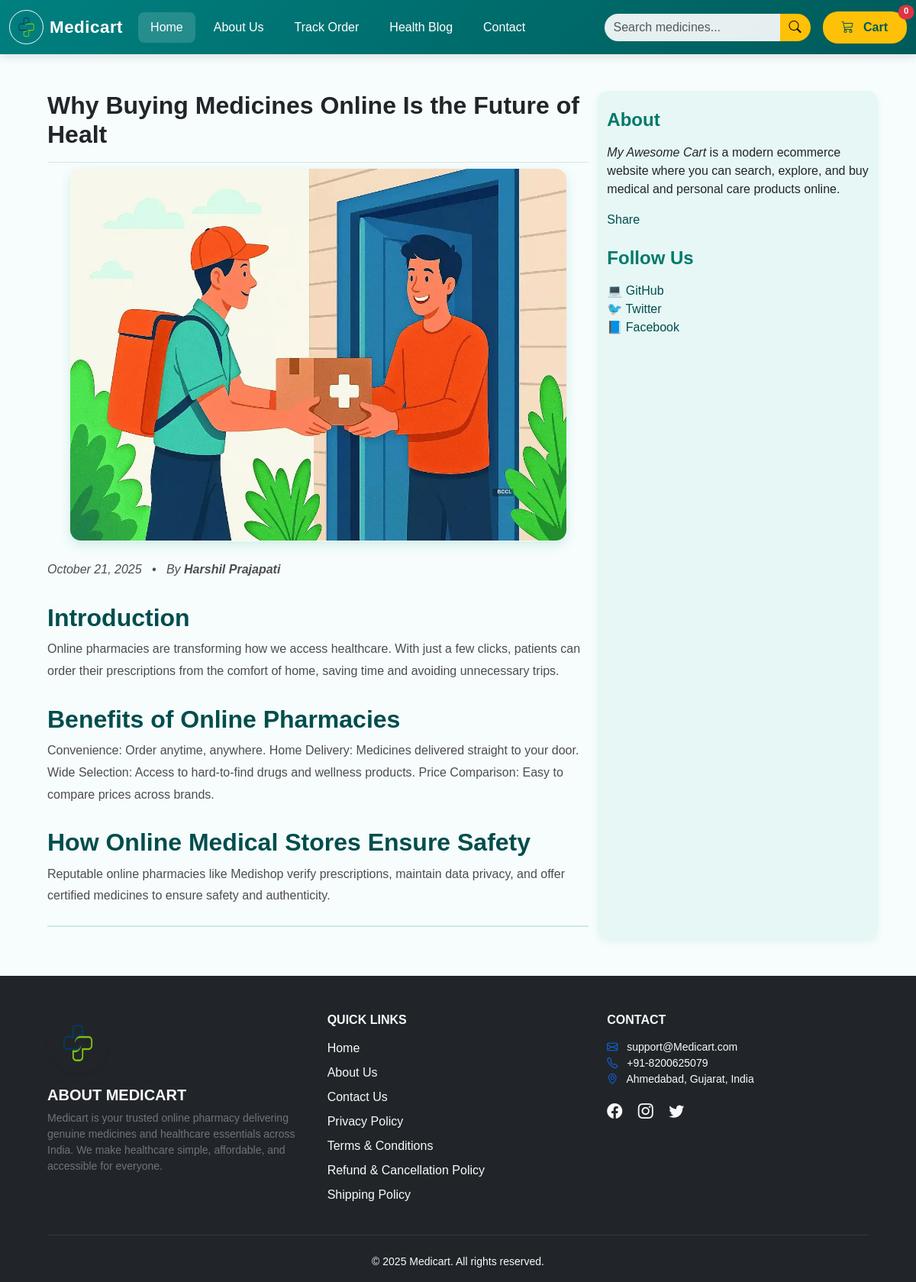
The app's page /blog/blogpost/2 with its own data.
### blog/models.py (models this page shows, shortened)
class Blogpost(models.Model):
    post_id = models.AutoField(primary_key=True)
    title = models.CharField(max_length=50)
    head0 = models.CharField(max_length=500, default="")
    chead0 = models.CharField(max_length=5000, default="")
    head1= models.CharField(max_length=500, default="")
    chead1= models.CharField(max_length=5000, default="")
    head2= models.CharField(max_length=500, default="")
    chead2= models.CharField(max_length=5000, default="")
    pub_date = models.DateField()
    thumbnail = models.ImageField(upload_to='store/images', default="")

### blog/views.py (the view)
# urls.py: path("blogpost/<int:myid>",views.blogpost,name="blogPost"),
def blogpost(request, myid=None):
    post = None
    if myid:
        try:
            post = Blogpost.objects.get(post_id=myid)
        except Blogpost.DoesNotExist:
            post = None
    return render(request, 'blog/blogpost.html', {'post': post})

### blog/templates/blog/blogpost.html (shortened to what this page needs)
{% extends 'blog/basic.html' %}
{% load static %}
{% block body %}
<link href="https://cdnjs.cloudflare.com/ajax/libs/aos/2.3.4/aos.css" rel="stylesheet">
<div class="container mt-5">
  <div class="row g-4">
    <div class="col-md-8 aos-item" data-aos="fade-right">
      <h2 class="pb-3 border-bottom fw-semibold text-teal">
        {{ post.title }}
      </h2>
      <div class="blog-post">
        {% if post.thumbnail %}
          <img src="/media/{{ post.thumbnail }}" alt="{{ post.title }}" data-aos="zoom-in">
        {% endif %}
        <p class="blog-post-meta" data-aos="fade-up">
          {{ post.pub_date|date:"F d, Y" }} &nbsp; • &nbsp; By <strong>Harshil Prajapati</strong>
        </p>
        {% if post.head0 %}
          <h2 data-aos="fade-up">{{ post.head0 }}</h2>
          <p data-aos="fade-up" data-aos-delay="100">{{ post.chead0 }}</p>
        {% endif %}
        {% if post.head1 %}
          <h2 data-aos="fade-up" data-aos-delay="200">{{ post.head1 }}</h2>
          <p data-aos="fade-up" data-aos-delay="300">{{ post.chead1 }}</p>
        {% endif %}
        {% if post.head2 %}
          <h2 data-aos="fade-up" data-aos-delay="400">{{ post.head2 }}</h2>
          <p data-aos="fade-up" data-aos-delay="500">{{ post.chead2 }}</p>
        {% endif %}
        <div class="fb-comments mt-4"
             data-href="http://127.0.0.1:8000/blog/blogpost/{{ post.post_id }}"
             data-width="100%"
             data-numposts="5">
        </div>
      </div>
    </div>
    <aside class="col-md-4 aos-item" data-aos="fade-left">
      <div class="mb-4">
        <h4 class="fw-bold">About</h4>
        <p class="mb-0">
          <em>My Awesome Cart</em> is a modern ecommerce website where you can search, explore, and buy medical and personal care products online.
        </p>
        <div class="my-3 fb-share-button" data-href="http://127.0.0.1:8000/blog/blogpost/1" data-layout="" data-size=""><a target="_blank" href="https://www.facebook.com/sharer/sharer.php?u=http%3A%2F%2F127.0.0.1%3A8000%2Fblog%2Fblogpost%2F1&amp;src=sdkpreparse" class="fb-xfbml-parse-ignore">Share</a></div>
      </div>
      <div class="mt-4">
        <h4 class="fw-bold">Follow Us</h4>
        <ul class="list-unstyled">
          <li><a href="#">💻 GitHub</a></li>
          <li><a href="#">🐦 Twitter</a></li>
          <li><a href="#">📘 Facebook</a></li>
        </ul>
      </div>
    </aside>
  </div>
</div>
{% endblock %}

### blog/templates/blog/blogpost.html (style rules this page uses)
body { background-color: #f6fdfc; font-family: 'Poppins', sans-serif; }
.container { max-width: 1100px; }
.blog-post img { border-radius: 14px; box-shadow: 0 5px 14px rgba(0, 150, 136, 0.15); width: 100%; max-width: 650px; height: auto; display: block; margin: 0 auto 1.5rem auto; }
.blog-post h2 { color: #004d4d; margin-top: 1.8rem; font-weight: 600; }
.blog-post p { color: #4d4d4d; line-height: 1.8; font-size: 1rem; margin-bottom: 1.2rem; }
.blog-post-meta { color: #00897b; font-style: italic; margin-bottom: 1rem; }
aside { background-color: #e6f7f5; padding: 1.5rem; border-radius: 14px; box-shadow: 0 4px 8px rgba(0, 150, 136, 0.08); }
aside h4 { color: #00796b; margin-bottom: 1rem; }
aside a { color: #004d4d; text-decoration: none; transition: color 0.3s ease; }
.fb-comments { margin-top: 2rem; border-top: 2px solid #cceae7; padding-top: 1rem; }
.aos-item { overflow: hidden; }

### records on screen
Blogpost: title "Why Buying Medicines Online Is the Future of Healt", thumbnail (picture), pub_date "October 21, 2025", head0 "Introduction", chead0 "Online pharmacies are transforming how we access healthcare. With just a few clicks, patients can order their prescriptions from the comfort of home, saving time and avoiding unnecessary trips.", head1 "Benefits of Online Pharmacies", chead1 "Convenience: Order anytime, anywhere. Home Delivery: Medicines delivered straight to your door. Wide Selection: Access to hard-to-find drugs and wellness products. Price Comparison: Easy to compare prices across brands.", head2 "How Online Medical Stores Ensure Safety", chead2 "Reputable online pharmacies like Medishop verify prescriptions, maintain data privacy, and offer certified medicines to ensure safety and authenticity."
